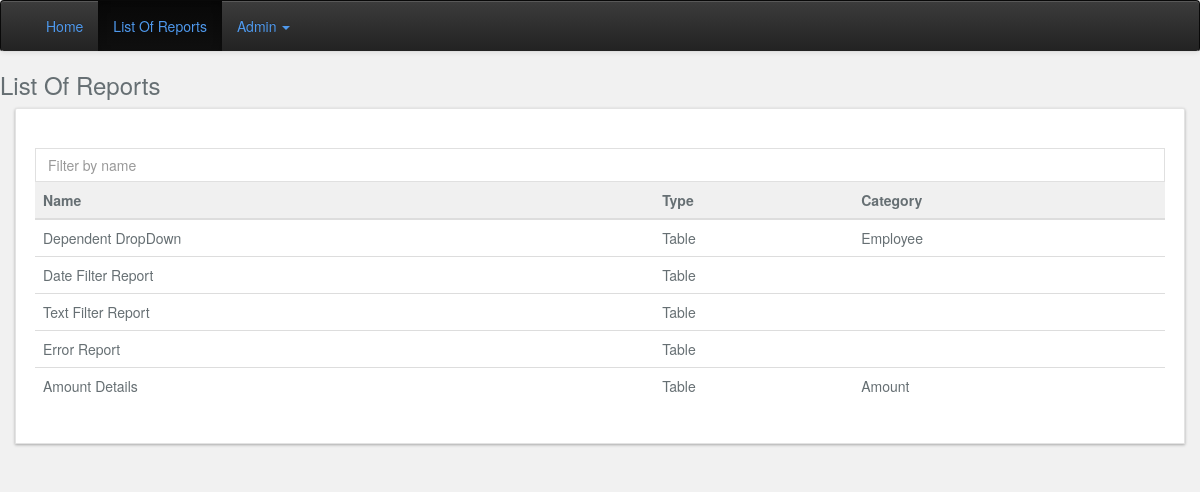
/list_reports, run on the app's committed database.
### flask_report_system_models.py (models this page shows)
class FlaskReport(db.Model):
    __tablename__='flask_report'
    id = db.Column(db.Integer, primary_key=True, autoincrement=True)
    name=db.Column(db.String(100),nullable=False)
    sql_query=db.Column(db.Text(),nullable=False)
    is_active =db.Column(db.Boolean(), nullable=False,default=True)
    description =db.Column(db.String(1000),nullable=False)
    report_type =db.Column(db.String(15),nullable=False,default='Table')
    report_sub_type =db.Column(db.String(15),nullable=False,default='Table')
    report_category =db.Column(db.String(15),nullable=False,default='OFFICE')
    created_at = db.Column(db.DateTime(timezone=True), index=True, server_default=func.now())
    params = db.relationship('FlaskReportParameter')

### flask_report_system_api.py (the view)
@app.route('/list_reports',methods=['GET','POST'])
def list_reports():
    params = db.session.query(FlaskReport.id, FlaskReport.name,FlaskReport.report_category,
                              FlaskReport.report_type).filter(FlaskReport.is_active == True)
    return render_template('flask_report_system/list_report.html',params=params)

### templates/flask_report_system/list_report.html (shortened to what this page needs)
{% extends 'flask_report_system/index.html' %}
{% block content %}
<h3>List Of Reports</h3>
<div class="container-fluid">
<div class="card well" >
        <br>
        <input   type="text"  name="list_search" id="list_search" onkeyup='searchTable()'  class="span marginbottom0px form-control  pristine untouched  valid empty" placeholder="Filter by name">
        <table class="table"  name="list_reports" id="list_reports"  class="table table-striped">
            <thead>
            <tr class="graybg">
                <th class="binding">Name</th>
                <th class="binding">Type</th>
                <th class="binding">Category</th>
            </tr>
            </thead>
            <tbody >
            {% for p in params %}
            <tr class="pointer-main scope" repeat="report in reports| orderBy:'report_name':reverse | filter:filterText |filter:filterByReportSubType | itemsPerPage: ReportsPerPage">
                <td class="pointer binding" value={{ p.id }} onclick="window.location.href='{{ url_for( 'flask_report_details' , id=p.id ) }}';">{{ p.name }}</td>
                <td class="pointer binding" value={{ p.id }} onclick="window.location.href='{{ url_for( 'flask_report_details' , id=p.id ) }}';">{{ p.report_type }}</td>
                <td class="pointer binding" value={{ p.id }} onclick="window.location.href='{{ url_for( 'flask_report_details' , id=p.id ) }}';">{{ p.report_category }}</td>
            </tr>
            {% endfor %}
            </tbody>
        </table></div>
</div>
{% endblock %}

### templates/flask_report_system/list_report.html (style rules this page uses)
.card { display: block; background: #fff; }

### data on the page
FlaskReport: {{ p.id }} 1 (drawn), name "Dependent DropDown", report_type "Table", report_category "Employee"
FlaskReport: {{ p.id }} 2 (drawn), name "Date Filter Report", report_type "Table"
FlaskReport: {{ p.id }} 3 (drawn), name "Text Filter Report", report_type "Table"
FlaskReport: {{ p.id }} 4 (drawn), name "Error Report", report_type "Table"
FlaskReport: {{ p.id }} 5 (drawn), name "Amount Details", report_type "Table", report_category "Amount"
